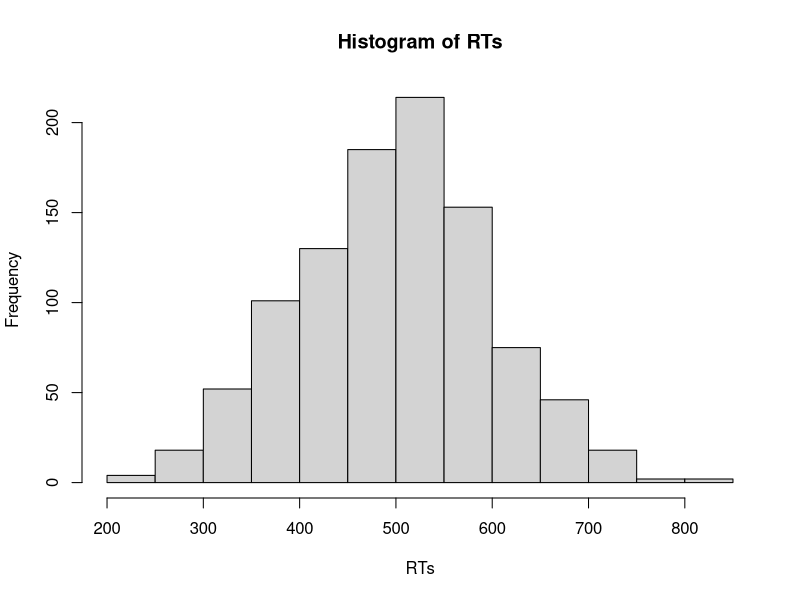
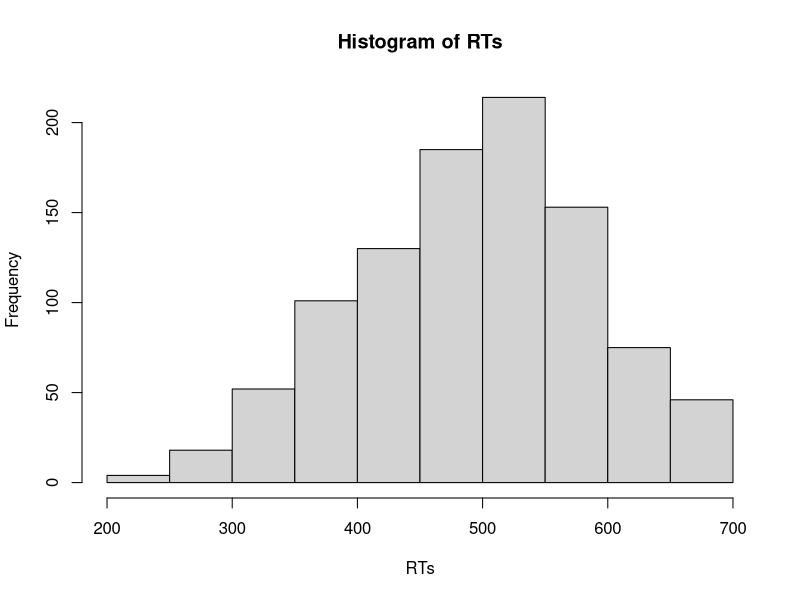
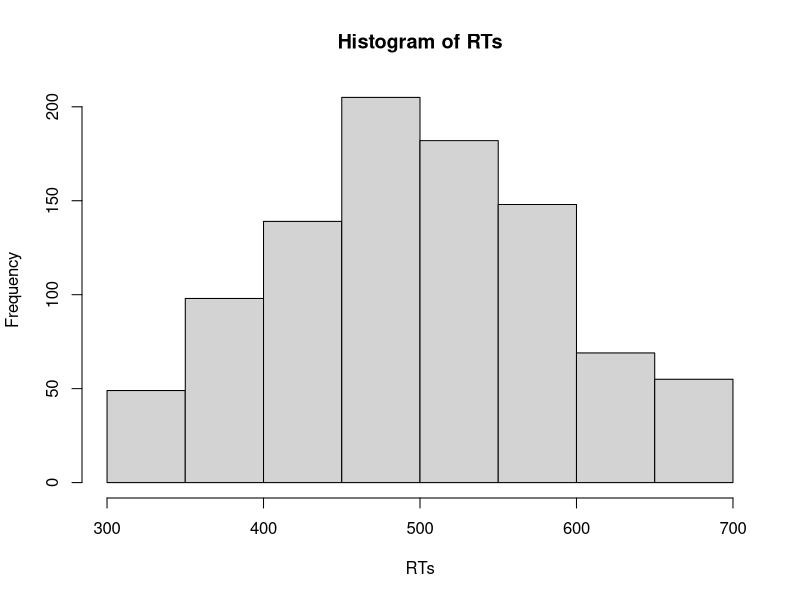

Recreate these plots in R, in order.
## ---- chunk 1
2.5 * 10
2.5 + (9 / 4)
## ---- chunk 2
# Hier werden zwei Variablen - x und y - definiert
x <- 2
y <- 3
## ---- chunk 3
x
## ---- chunk 4
x + y
x * y
## ---- chunk 5
z <- x * 10
## ---- chunk 6
x
z
## ---- chunk 7
# Beispiele für gute Variablennamen
durchschnittliches_Alter <- 23
MW_Alter <- 23
durchschnittliches_Evaluationsergebnis_KursA <- 2
MW_Evaluationsergebnis_KursA <- 2
## ---- chunk 8
round(0.0249, 3)
## ---- chunk 9
round(x = 0.0249, digits = 3)
## ---- chunk 10
round(digits = 3, x = 0.0249)
## ---- chunk 11
round(0.0249, 3)
round(0.0249)
## ---- chunk 12
# Hier wird ein numerischer Vektor mit den Elementen 1 bis 10 erstellt. Mit einem Doppelpunkt können alle ganzen Zahlen zwischen den beiden angegebenen Zahlen angesprochen werden.
Vektor_numeric <- c(1, 2, 3, 4, 5, 6:10)
## ---- chunk 13
mode(Vektor_numeric)
## ---- chunk 14
Vektor_numeric * 2
## ---- chunk 15
punkte_MC_Fragen <- c(5, 2, 2, 4, 3, 2, 1, 0, 1, 4)
punkte_offene_Fragen <- c(3, 4, 5, 0, 2, 3, 1, 3, 5, 1)
klausurergebnis <- punkte_MC_Fragen + punkte_offene_Fragen
klausurergebnis
## ---- chunk 16
"Alpha" 
'Beta'
Vektor_character <- c("Lea", "Luke", "Han", "Chewy") 
mode(Vektor_character)
## ---- chunk 17
Geschlecht <- c("männlich", "weiblich", "weiblich", "divers", "weiblich")
Studienfach <- c("Psychologie", "Medizin", "Informatik", "Sportwissenschaft", "Biologie")
## ---- chunk 18
TRUE 
FALSE
Vektor_logical <- c(TRUE, TRUE, FALSE, TRUE) 
mode(Vektor_logical)
## ---- chunk 19
# Hier wird festgehalten, welche Versuchspersonen (id) die Studie 
# vollständig abgeschlossen haben (Studie_abgeschlossen)
id <- 1:10
Studie_abgeschlossen <- c(TRUE, TRUE, FALSE, TRUE, TRUE, FALSE, FALSE, TRUE, TRUE, TRUE) 
## ---- chunk 20
## Logisches UND
TRUE & TRUE
TRUE & FALSE
FALSE & FALSE
## ---- chunk 21
## Logisches ODER
TRUE | TRUE
TRUE | FALSE
FALSE | FALSE
## ---- chunk 22
## Logisches NICHT
!TRUE
!FALSE
## ---- chunk 23
!TRUE & FALSE | TRUE
!TRUE & (FALSE | TRUE)
## ---- chunk 24
Bedingung <- c (0, 1, 1, 0, 1, 0, 0, 1)
Vektor_factor <- factor(x = Bedingung, 
                        levels = c(0, 1),
                        labels = c("Kontrollgruppe", "Experimentalgruppe"))
Vektor_factor
mode(Vektor_factor)
## ---- chunk 25
alter <- c(21, 25, 29, 24, NA, 19, 23, 24, 20)
## ---- chunk 26
daten <- c(3, 7, 9, 0, 1, 1, 4, 5)
daten[3]
# Hier wird das dritte Element ausgewählt
## ---- chunk 27
daten[-3]
# Hier werden alle Elemente außer dem dritten ausgewählt
## ---- chunk 28
daten[2:5]
# Hier werden die Elemente 2, 3, 4 und 5 ausgewählt
## ---- chunk 29
daten[c(2, 7)]
# Hier werden die Elemente 2 und 7 ausgewählt
## ---- chunk 30
ausgewaehlte_daten <- daten[c(2, 7)]
## ---- chunk 31
alter <- c(20, 21, 24, 25, 32, 17, 65, 22)
alter >= 18
## ---- chunk 32
# Hier überprüfen wir, welche Versuchspersonen jünger als 18 Jahre sind
alter < 18
# Wir können auch überprüfen, welche Versuchspersonen genau 18 Jahre sind
alter == 18
## ---- chunk 33
# Hier wird überprüft, welche Versuchspersonen Psychologie studieren...
Studienfach <- c("Psychologie", "Medizin", "Informatik", "Sportwissenschaft", "Biologie")
Studienfach == "Psychologie"

# ...bzw. welche nicht.
Studienfach != "Psychologie"
## ---- chunk 34
Bedingung <- c (0, 1, 1, 0, 1, 0, 0, 1)
Bedingung <- factor(x = Bedingung, 
                        levels = c(0, 1),
                        labels = c("Kontrollgruppe", "Experimentalgruppe"))
# Hier wird überprüft, welche Versuchspersonen der Experimentalgruppe angehören
Bedingung == "Experimentalgruppe"
## ---- chunk 35
Testwerte <- c(80, 57, 93, 85, 72, 65, -9)
Testwerte == -9
## ---- chunk 36
fehlende_Werte <- Testwerte == -9
## ---- chunk 37
Testwerte[fehlende_Werte] <- NA
# Hier wurde der Werte -9 durch NA ersetzt:
Testwerte
## ---- chunk 38
# Als erstes werden 1000 Trials einer Versuchsperson simuliert
RTs <- rnorm(n = 1000, mean = 500, sd = 100)
hist(RTs)
# In diesem Vektor von Reaktionszeiten werden alle RTs, die länger als 700 ms sind, entfernt
Ausreisser <- RTs > 700
RTs[Ausreisser] <- NA
hist(RTs)
## ---- chunk 39
RTs <- rnorm(n = 1000, mean = 500, sd = 100)
# Hier wird der logische Vergleich direkt als Index von RTs genutzt.
RTs[RTs > 700] <- NA
## ---- chunk 40
RTs <- rnorm(n = 1000, mean = 500, sd = 100)
# Hier wird der logische Vergleich direkt als Index von RTs genutzt.
RTs[RTs > 700] <- 700
## ---- chunk 41
# Als erstes werden 1000 Trials einer Versuchsperson simuliert
RTs <- rnorm(n = 1000, mean = 500, sd = 100)
# Dann werden untere und obere Grenzen als Variablen definiert. Dies hat den
# Vorteil, dass Sie einfach diese Variablen im Code anpassen können, wenn Sie 
# die Kriterien zur Ausreißeranalyse anpassen möchten.
untere_Grenze <- 300
obere_Grenze <- 700
# In diesem Vektor von Reaktionszeiten werden alle RTs, die schneller als 200 ms
# oder länger als 700 ms sind, entfernt. Dazu wird der logische ODER-Operator 
# benötigt; es sollen solche Trials identifiziert werden, die < 300 ms ODER 
# > 700 ms sind.
Ausreisser <- (RTs > obere_Grenze | RTs < untere_Grenze)
RTs[Ausreisser] <- NA
# Im Histogramm ist zu sehen, dass sowohl sehr schnelle als auch sehr langsame
# Trials aus den Daten entfernt wurden.
hist(RTs)
